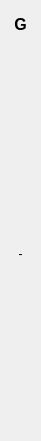
  <widget class="QWidget" name="verticalLayoutWidget_8">
   <property name="geometry">
    <rect>
     <x>1010</x>
     <y>80</y>
     <width>41</width>
     <height>441</height>
    </rect>
   </property>
   <layout class="QVBoxLayout" name="verticalLayout_17">
    <item>
     <widget class="QLabel" name="label_col_g">
      <property name="font">
       <font>
        <pointsize>12</pointsize>
        <bold>true</bold>
       </font>
      </property>
      <property name="text">
       <string>G</string>
      </property>
      <property name="alignment">
       <set>Qt::AlignCenter</set>
      </property>
     </widget>
    </item>
    <item>
     <widget class="QLabel" name="label_ag">
      <property name="text">
       <string/>
      </property>
      <property name="alignment">
       <set>Qt::AlignCenter</set>
      </property>
     </widget>
    </item>
    <item>
     <widget class="QLabel" name="label_bg">
      <property name="text">
       <string/>
      </property>
      <property name="alignment">
       <set>Qt::AlignCenter</set>
      </property>
     </widget>
    </item>
    <item>
     <widget class="QLabel" name="label_cg">
      <property name="text">
       <string/>
      </property>
      <property name="alignment">
       <set>Qt::AlignCenter</set>
      </property>
     </widget>
    </item>
    <item>
     <widget class="QLabel" name="label_dg">
      <property name="text">
       <string/>
      </property>
      <property name="alignment">
       <set>Qt::AlignCenter</set>
      </property>
     </widget>
    </item>
    <item>
     <widget class="QLabel" name="label_eg">
      <property name="text">
       <string/>
      </property>
      <property name="alignment">
       <set>Qt::AlignCenter</set>
      </property>
     </widget>
    </item>
    <item>
     <widget class="QLabel" name="label_fg">
      <property name="text">
       <string/>
      </property>
      <property name="alignment">
       <set>Qt::AlignCenter</set>
      </property>
     </widget>
    </item>
    <item>
     <widget class="QLabel" name="label_gg">
      <property name="text">
       <string>-</string>
      </property>
      <property name="alignment">
       <set>Qt::AlignCenter</set>
      </property>
     </widget>
    </item>
    <item>
     <widget class="QLabel" name="label_hg">
      <property name="text">
       <string/>
      </property>
      <property name="alignment">
       <set>Qt::AlignCenter</set>
      </property>
     </widget>
    </item>
    <item>
     <widget class="QLabel" name="label_ig">
      <property name="text">
       <string/>
      </property>
      <property name="alignment">
       <set>Qt::AlignCenter</set>
      </property>
     </widget>
    </item>
    <item>
     <widget class="QLabel" name="label_jg">
      <property name="text">
       <string/>
      </property>
      <property name="alignment">
       <set>Qt::AlignCenter</set>
      </property>
     </widget>
    </item>
    <item>
     <widget class="QLabel" name="label_kg">
      <property name="text">
       <string/>
      </property>
      <property name="alignment">
       <set>Qt::AlignCenter</set>
      </property>
     </widget>
    </item>
    <item>
     <widget class="QLabel" name="label_lg">
      <property name="text">
       <string/>
      </property>
      <property name="alignment">
       <set>Qt::AlignCenter</set>
      </property>
     </widget>
    </item>
   </layout>
  </widget>
